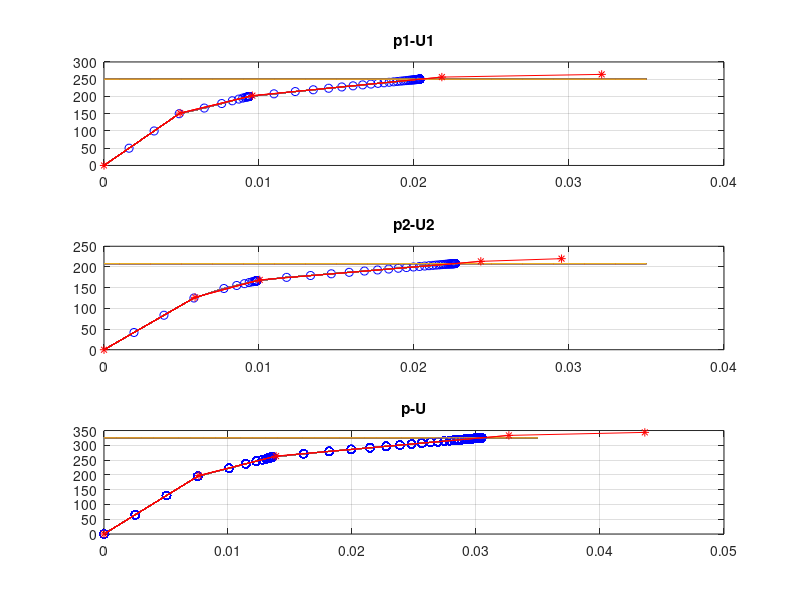

Write the MATLAB code that produced this figure.
clc;clear;close all;
%tarif soorat soal
A1=5;A2=4;A3=5;A4=6;E=36000;sigmay=25;alpha=0.03;    A=[5,4,5,6];A_n=diag(A);

L1=sqrt((9^2)+(5^2));L2=sqrt((9^2)+(17^2));L3=sqrt((8^2)+(17^2));L4=sqrt((15^2)+(6^2));L=[L1,L2,L3,L4];

teta1=3.65;teta2=4.225;teta3=5.152;teta4=5.903;%rad

qy=[sigmay*A1,sigmay*A2,sigmay*A3,sigmay*A4];

a=[-cos(teta1),-sin(teta1);-cos(teta2),-sin(teta2);-cos(teta3),-sin(teta3);-cos(teta4),-sin(teta4)];

Kel=zeros(4);                Kel(1,1)=A1*E/L1;        Kel(2,2)=A2*E/L2;       Kel(3,3)=A3*E/L3 ;      Kel(4,4)=A4*E/L4;

a_s=zeros(4);              a_s(1,1)=1/L1;        a_s(2,2)=1/L2;       a_s(3,3)=1/L3 ;      a_s(4,4)=1/L4;

Disp=[0;0];

p_Ext=[250;208.3];

tol=1e-10;

%tavabe komaki tarsim
x1=0:0.001:0.035;
y1=p_Ext(1,1).*(x1>=0);
y2=p_Ext(2,1).*(x1>=0);
y=sqrt((p_Ext(1,1)^2)+(p_Ext(2,1)^2)).*(x1>=0);
n=1;
%%%%%%%%%%%%%%%%%%%%%%%%%%%%%%%%%%%%%%%%%%%%%%%%%%%%%%%%%%%%%%%%%%%%%%%
% method full newton 
%%%%%%%%%%%%%%%%%%%%%%%%%%%%%%%%%%%%%%%%%%%%%%%%%%%%%%%%%%%%%%%%%%%%%%%%5
step=input('enter how many steps do you want to use in calculating:');
p_ext=p_Ext./step
for m1=1:step
    m2=1;
         if m1==1
              p_r=m1*p_ext;
         else 
             p_r=m1*p_ext-(m1-1)*p_ext;
         end

          

    
            while m2<=100 & p_r(1,1)>=tol &p_r(2,1)>=tol
                     
                     
                p_int=[0;0];
                  Delta_u=inv(a'*Kel*a)*p_r;
                  disp_u=Disp+Delta_u;
                  Disp=disp_u;
                  V_n=a*disp_u;
       
                  epsilon=a_s*V_n;
                  sigma_n=zeros(4,1);
                  for j=1:4
                      if epsilon(j,1)>=6.95e-4;
                         sigma_n(j,1)=(epsilon(j,1)-6.95e-4)*E*alpha+25;
                      else 
                         sigma_n(j,1)=epsilon(j,1)*E;
                      end
                  end
                  q_n=A_n*sigma_n;
                  p_int=a'*q_n;
                    p_r=m1*p_ext-p_int;
                  
                    n=n+1;
                    m2=m2+1;
                    
                      
                    
                  
                  b_n(1:2,n)=p_int;
                  c_n(1:2,n)=disp_u;
                  
                  subplot(3,1,1)
                  title('p1-u1')
                  plot(c_n(1,n),b_n(1,n),'ob',x1,y1),grid on,hold on
                  b_nf=b_n(1,1:n);
                  c_nf=c_n(1,1:n);
                  line(c_nf,b_nf)
                 % 
                   subplot(3,1,2)
                  title('p2-u2')
                  plot(c_n(2,n),b_n(2,n),'ob',x1,y2),grid on,hold on
                  b_nfu=b_n(2,1:n);
                  c_nfu=c_n(2,1:n);
                  line(c_nfu,b_nfu)
                  
                  B_n(1,n)=sqrt(((b_n(1,n))^2)+((b_n(2,n))^2));
                  C_n(1,n)=sqrt(((c_n(1,n))^2)+((c_n(2,n))^2));
                   subplot(3,1,3)
                  title('p-u')
                  plot(C_n,B_n,'ob',x1,y),grid on,hold on
                  B_nf=B_n(1,1:n);
                  C_nf=C_n(1,1:n);
                  line(C_nf,B_nf)
                 
                     end
               
       
end 

                  
                   
                   
                  
%tarif soorat soal
A1=5;A2=4;A3=5;A4=6;E=36000;sigmay=25;
A=[5,4,5,6];
L1=sqrt((9^2)+(5^2));L2=sqrt((9^2)+(17^2));L3=sqrt((8^2)+(17^2));L4=sqrt((15^2)+(6^2));
L=[L1,L2,L3,L4];
teta1=3.65;teta2=4.225;teta3=5.152;teta4=5.903;%rad
qy=[sigmay*A1,sigmay*A2,sigmay*A3,sigmay*A4];

a=[-cos(teta1),-sin(teta1);-cos(teta2),-sin(teta2);-cos(teta3),-sin(teta3);-cos(teta4),-sin(teta4)];
Kel=zeros(4);                Kel(1,1)=A1*E/L1;        Kel(2,2)=A2*E/L2;       Kel(3,3)=A3*E/L3 ;      Kel(4,4)=A4*E/L4;
    
    landa=1;
    p=landa*[3,2.5] ;
     p_event=[0;0];
  U_event=[0;0];
  q_event=[0;0;0;0];
  landaprim=0;
 %%%%%%%%%%%%%%%%%%%%%%%%%%%%%%%%%%%%%%%%%%%%%%%%%%%%%%%%%%%%%%%%%%% 
 %event_to_event
%%%%%%%%%%%%%%%%%%%%%%%%%%%%%%%%%%%%%%%%%%%%%%%%%%%%%%%%%%%%%%%%%%%%

  
    b=zeros(2,5);
    c=zeros(2,5);
 
    for i=1:5         %shomarande event
            
          landa=1;
          p=landa*p;
          U=inv(a'*Kel*a)*p';
          V=a*U;
          q=Kel*V;
          if i==1
              Delta_q=qy;
          else    
          Delta_q=qy'-abs(q_event);
          end
                 for k=1:4
                      if Delta_q(k)<=0 
                      landaprime(k)=1000;
                      else
                     landaprime(k)=Delta_q(k)/q(k);
                      end
                 end
                     landaprim=min(abs(landaprime));
                  
                        Q=landaprim*q ;
                        u=landaprim*U;
                        P=landaprim*p;
                        
                         b(1:2,i)=p_event;
                         c(1:2,i)=U_event ;               
                        
                        p_event=P'+p_event;
                         U_event=u+U_event;
                         q_event=Q+q_event;
                         %
                        
                       
               for j=1:4
                   if abs(q_event(j))==qy(j);
                     Kel(j,j)=0.03*Kel(j,j);
                   end
               end
    end
    
    w=zeros(1,5);
    z=zeros(1,5);
    for j=1:5
   
    subplot(3,1,1)
    title('p1-U1')
   
    plot(c(1,j),b(1,j),'*r');hold on;grid on
    x=b(1,1:j);
    y=c(1,1:j);
    line(y,x,'color','r')
    
   subplot(3,1,2)
    title('p2-U2')
    plot(c(2,j),b(2,j),'*r');hold on;grid on
    e=b(2,1:j);
    f=c(2,1:j);
    line(f,e,'color','r')
    
     subplot(3,1,3)
    title('p-U')
    B=sqrt(((b(1,j))^2)+((b(2,j))^2));
    C=sqrt(((c(1,j))^2)+((c(2,j))^2));
    w(1,j)=B;
    z(1,j)=C;
    plot(z(1,j),w(1,j),'*r');hold on;grid on
    g=w(1,1:j);
    h=z(1,1:j);
    line(h,g,'color','r')
    end
        
    


          
          
         
    
    

    
    
    